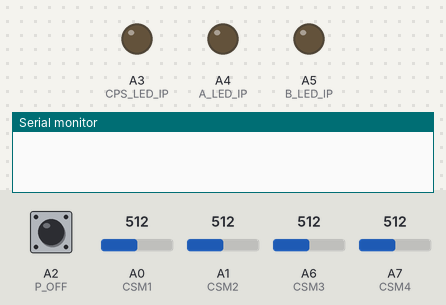
The sketch below on a simulated Arduino Nano, built with avr-gcc and run on an emulated ATmega328P. Parts: output pins drawn as LEDs (lit = HIGH), the last lines printed to the serial monitor. Dashed ring = blinking. The test bench sets the inputs (shaded band); at power-on: A0 (CSM1) = 512, A2 (P_OFF) HIGH, A1 (CSM2) = 512, A6 (CSM3) = 512, A7 (CSM4) = 512.

Above: at 1.2 s.
1.3 s: A0 (CSM1) set to 632
5.6 s: A0 (CSM1) set to 651
At 6.27 s:
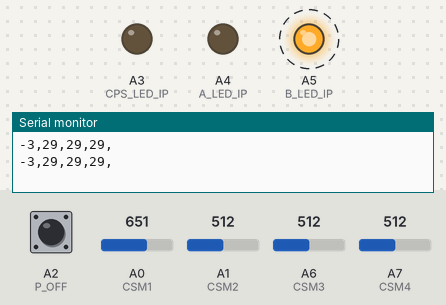
11.7 s: A2 (P_OFF) pulled LOW for 0.15 s
At 11.85 s:
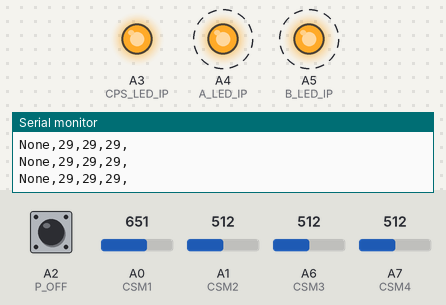
Timing chart, 0 to 22.2 s (numbered marks = the images above; inputs shaded):
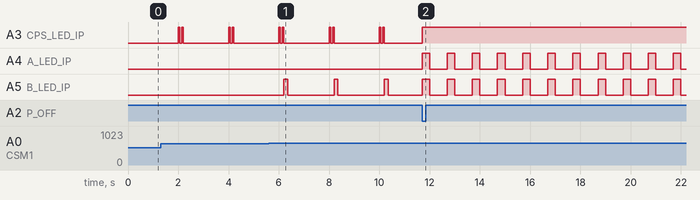

Measured:
- the behaviour switches between 639 and 640 on A0 (CSM1) (found by bisection; images 0 and 1)
- after the input at 5.6 s, A5 (B_LED_IP): alternates HIGH for 0.15 s and LOW for 1.8 s, starting after 0.60 s
- after the input at 11.7 s, A4 (A_LED_IP), A5 (B_LED_IP): alternates HIGH for 0.30 s and LOW for 0.70 s, starting at once

The sketch:

testCSMSensor.ino
```cpp
// Module Libraries & Dependencies
#include <SPI.h>  // NOTE: temporary, remove after coding

// Switches
const int cycleBase = 2;  // Cycles per Second
const bool  callibrateCSMS  = false;

// Pinouts.
const int CPS_LED_IP  = A3;  // CPS Indicator
const int A_LED_IP    = A4;  // Red Indicator A
const int B_LED_IP    = A5;  // Red Indicator B
const int P_OFF       = A2;  // Power Off Button
const int CSM1      = A0;   // CSM Sensor 1
const int CSM2      = A1;   // CSM Sensor 2
const int CSM3      = A6;   // CSM Sensor 3
const int CSM4      = A7;   // CSM Sensor 4

// Capacitive Soil Moisture Sensor Callibration
// Last date callibrated:      02/15/2024
const int DRY_VAL1  = 619;  // CSMS 1 Dry Value
const int WET_VAL1  = 270;  // CSMS 1 Wet Value

const int DRY_VAL2  = 612;  // CSMS 2 Dry Value
const int WET_VAL2  = 268;  // CSMS 2 Wet Value

const int DRY_VAL3  = 614;  // CSMS 3 Dry Value
const int WET_VAL3  = 267;  // CSMS 3 Wet Value

const int DRY_VAL4  = 617;  // CSMS 4 Dry Value
const int WET_VAL4  = 266;  // CSMS 4 Wet Value

// Cycles per Second Variables
const int ms = 1000;
const int cps = cycleBase * ms;
unsigned long previousTime = millis();


void setup() {
  // Initialize serial monitor.
  Serial.begin(9600);

  // Set pins.
  pinMode(CPS_LED_IP, OUTPUT);
  pinMode(A_LED_IP, OUTPUT);
  pinMode(B_LED_IP, OUTPUT);
  pinMode(P_OFF, INPUT_PULLUP);

  // Initialize modules.


  // Setup peripherals.

}


void loop() {
  // Calculate and check Cycles per Second.
  unsigned long currentTime = millis();
  if (currentTime - previousTime >= cps) {
    previousTime = currentTime;
    cycle();
  }

  // Check power off trigger.
  if (digitalRead(P_OFF) == LOW) {
    powerOffLoop();
  }
}


void powerOffLoop() {
  // Initiate power off procedure.
  digitalWrite(CPS_LED_IP, HIGH);

  // Close files.


  while (true) {
    digitalWrite(A_LED_IP, HIGH);
    digitalWrite(B_LED_IP, HIGH);
    delay(300);
    digitalWrite(A_LED_IP, LOW);
    digitalWrite(B_LED_IP, LOW);
    delay(700);
  }
}


void cycle() {
  // Indicate cycle.
  cycleIndicator();

  // Print Data
  Serial.println(pullCSMData());  // Soil Moisture

  // Print time elapsed.
  // Serial.println(String(millis()/1000));
}


void cycleIndicator() {
  digitalWrite(CPS_LED_IP, HIGH);
  delay(60);
  digitalWrite(CPS_LED_IP, LOW);
  delay(80);
  digitalWrite(CPS_LED_IP, HIGH);
  delay(60);
  digitalWrite(CPS_LED_IP, LOW);
}


String pullCSMData() {
  // Read the analog value from the soil moisture sensor.
  int csm1_raw = analogRead(CSM1);
  int csm2_raw = analogRead(CSM2);
  int csm3_raw = analogRead(CSM3);
  int csm4_raw = analogRead(CSM4);

  // Map the analog value to a percentage. (0-100%)
  int csm1_value = map(csm1_raw, DRY_VAL1, WET_VAL1, 0, 100);
  int csm2_value = map(csm2_raw, DRY_VAL2, WET_VAL2, 0, 100);
  int csm3_value = map(csm3_raw, DRY_VAL3, WET_VAL3, 0, 100);
  int csm4_value = map(csm4_raw, DRY_VAL4, WET_VAL4, 0, 100);

  // List all values.
  int values[] = {
    csm1_value,
    csm2_value,
    csm3_value,
    csm4_value
  };

  String data = "";
  bool invalid = false;
  String err_msg = "";
  // Check data validity (0%-100%) and store them as strings.
  for (int i=0; i < 4; ++i) {
    int mapped_data = values[i];
    if (mapped_data < -5 || mapped_data > 105) {  // 5% Tolerance
      // Renew string data & indicate error.
      data += "None,";
      invalid = true;
      err_msg += String(i+1);
    } else {
      // Concatinate data.
      data += String(mapped_data)+",";
    }
  }

  // Handle error.
  if (invalid) {
    invalidCSMData(err_msg);
  }

  // Calibrate CSM sensor.
  // Output can be fed to a spread sheet
  // to evaluate average value.
  if (callibrateCSMS) {
    String raw_data = "";
    raw_data += "S1 ->\t" + String(csm1_raw);
    raw_data += "\tS2 ->\t" + String(csm2_raw);
    raw_data += "\tS3 ->\t" + String(csm3_raw);
    raw_data += "\tS4 ->\t" + String(csm4_raw);
    return raw_data;
  }

  return data;
}


void invalidCSMData(String n) {
  // Indicator light for invalid CSMS data.
  if (callibrateCSMS) return
  Serial.println("CSMS["+n+"] Error | Value unexpected!");
  digitalWrite(B_LED_IP, HIGH);
  delay(150);
  digitalWrite(B_LED_IP, LOW);
  delay(50);
}
```
